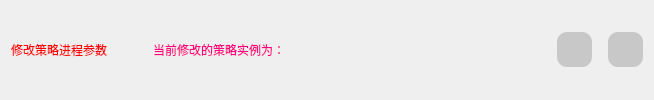
       <widget class="QFrame" name="frame_2">
        <property name="minimumSize">
         <size>
          <width>0</width>
          <height>40</height>
         </size>
        </property>
        <property name="styleSheet">
         <string notr="true">QFrame {
	border: none;
}

</string>
        </property>
        <property name="frameShape">
         <enum>QFrame::StyledPanel</enum>
        </property>
        <property name="frameShadow">
         <enum>QFrame::Raised</enum>
        </property>
        <layout class="QHBoxLayout" name="horizontalLayout_2">
         <property name="topMargin">
          <number>5</number>
         </property>
         <property name="bottomMargin">
          <number>5</number>
         </property>
         <item>
          <widget class="QLabel" name="label_tital_6">
           <property name="minimumSize">
            <size>
             <width>0</width>
             <height>40</height>
            </size>
           </property>
           <property name="maximumSize">
            <size>
             <width>16777215</width>
             <height>40</height>
            </size>
           </property>
           <property name="styleSheet">
            <string notr="true">font: 700 20pt &quot;等线&quot;;
color: rgb(255, 0, 0);
border: none;</string>
           </property>
           <property name="text">
            <string>修改策略进程参数</string>
           </property>
          </widget>
         </item>
         <item>
          <spacer name="horizontalSpacer_2">
           <property name="orientation">
            <enum>Qt::Horizontal</enum>
           </property>
           <property name="sizeHint" stdset="0">
            <size>
             <width>40</width>
             <height>20</height>
            </size>
           </property>
          </spacer>
         </item>
         <item>
          <widget class="QLabel" name="label">
           <property name="styleSheet">
            <string notr="true">font: 700 16pt &quot;等线&quot;;
color: rgb(255, 0, 127);</string>
           </property>
           <property name="text">
            <string>当前修改的策略实例为：      </string>
           </property>
          </widget>
         </item>
         <item>
          <widget class="QLabel" name="label_info">
           <property name="sizePolicy">
            <sizepolicy hsizetype="Expanding" vsizetype="Preferred">
             <horstretch>0</horstretch>
             <verstretch>0</verstretch>
            </sizepolicy>
           </property>
           <property name="minimumSize">
            <size>
             <width>200</width>
             <height>0</height>
            </size>
           </property>
           <property name="styleSheet">
            <string notr="true">font: 700 16pt &quot;等线&quot;;
color: rgb(0, 200, 0);
border: none;</string>
           </property>
           <property name="text">
            <string/>
           </property>
          </widget>
         </item>
         <item>
          <spacer name="horizontalSpacer_3">
           <property name="orientation">
            <enum>Qt::Horizontal</enum>
           </property>
           <property name="sizeHint" stdset="0">
            <size>
             <width>40</width>
             <height>20</height>
            </size>
           </property>
          </spacer>
         </item>
         <item>
          <widget class="QPushButton" name="Btn_min_window">
           <property name="minimumSize">
            <size>
             <width>35</width>
             <height>35</height>
            </size>
           </property>
           <property name="maximumSize">
            <size>
             <width>35</width>
             <height>35</height>
            </size>
           </property>
           <property name="styleSheet">
            <string notr="true">QPushButton {
	border: none;
	border-radius: 10px;
	background-color: rgb(200, 200, 200);
	text-align: center;
}

QPushButton:hover {
	border: 2px solid rgb(255, 85, 0);
}

QPushButton:pressed {
	background-color: rgb(121, 121, 121)
}</string>
           </property>
           <property name="text">
            <string/>
           </property>
           <property name="icon">
            <iconset resource="../resource.qrc">
             <normaloff>:/icon/icons/缩小.svg</normaloff>:/icon/icons/缩小.svg</iconset>
           </property>
           <property name="iconSize">
            <size>
             <width>25</width>
             <height>25</height>
            </size>
           </property>
          </widget>
         </item>
         <item>
          <spacer name="horizontalSpacer">
           <property name="orientation">
            <enum>Qt::Horizontal</enum>
           </property>
           <property name="sizeType">
            <enum>QSizePolicy::Fixed</enum>
           </property>
           <property name="sizeHint" stdset="0">
            <size>
             <width>10</width>
             <height>20</height>
            </size>
           </property>
          </spacer>
         </item>
         <item>
          <widget class="QPushButton" name="Btn_close_window">
           <property name="minimumSize">
            <size>
             <width>35</width>
             <height>35</height>
            </size>
           </property>
           <property name="maximumSize">
            <size>
             <width>35</width>
             <height>35</height>
            </size>
           </property>
           <property name="styleSheet">
            <string notr="true">QPushButton {
	border: none;
	border-radius: 10px;
	background-color: rgb(200, 200, 200);
	text-align: center;
}

QPushButton:hover {
	border: 2px solid rgb(255, 85, 0);
}

QPushButton:pressed {
	background-color: rgb(121, 121, 121)
}</string>
           </property>
           <property name="text">
            <string/>
           </property>
           <property name="icon">
            <iconset resource="../resource.qrc">
             <normaloff>:/icon/icons/关闭 (1).svg</normaloff>:/icon/icons/关闭 (1).svg</iconset>
           </property>
           <property name="iconSize">
            <size>
             <width>30</width>
             <height>30</height>
            </size>
           </property>
          </widget>
         </item>
        </layout>
       </widget>
